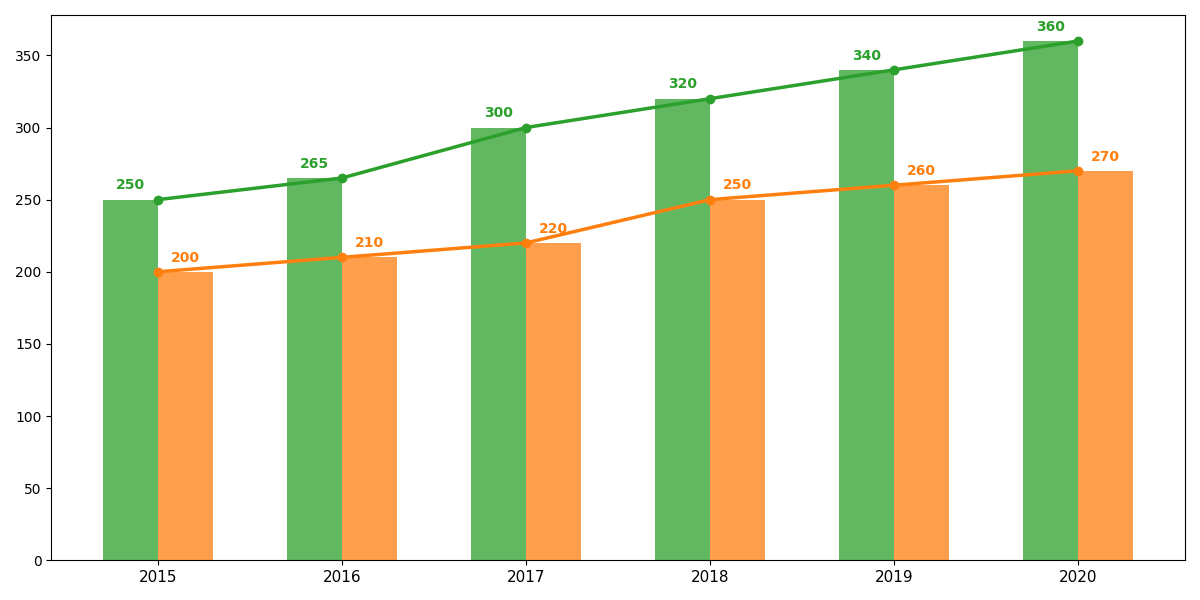

Recreate this plot in Python.
import matplotlib.pyplot as plt
import numpy as np

# Only keep the relevant cafes
cafes = ['Coffee Shops', 'Mixed Beverage Cafés']

# Updated revenue data, removing the Tea Houses data
revenue_2015 = [250, 200]
revenue_2016 = [265, 210]
revenue_2017 = [300, 220]
revenue_2018 = [320, 250]
revenue_2019 = [340, 260]
revenue_2020 = [360, 270]

years = [2015, 2016, 2017, 2018, 2019, 2020]
revenue = np.array([revenue_2015, revenue_2016, revenue_2017, revenue_2018, revenue_2019, revenue_2020])

# Updated colors for the two remaining café types
colors = ['#2ca02c', '#ff7f0e']

fig, ax1 = plt.subplots(figsize=(12, 6))

width = 0.3  # Adjusted width for spacing with fewer bars
x = np.arange(len(years))

for i, cafe in enumerate(cafes):
    ax1.bar(x - width/2 + i*width, revenue[:, i], width, color=colors[i], alpha=0.75)

for i, cafe in enumerate(cafes):
    ax1.plot(x, revenue[:, i], marker='o', linestyle='-', color=colors[i], linewidth=2.5)
    for j in range(len(years)):
        ax1.text(x[j] + (i-0.5)*width, revenue[j, i] + 5, str(revenue[j, i]), ha='center', va='bottom', fontsize=10, fontweight='bold', color=colors[i])

ax1.set_xticks(x)
ax1.set_xticklabels(years, fontsize=11)

plt.tight_layout()
plt.show()
